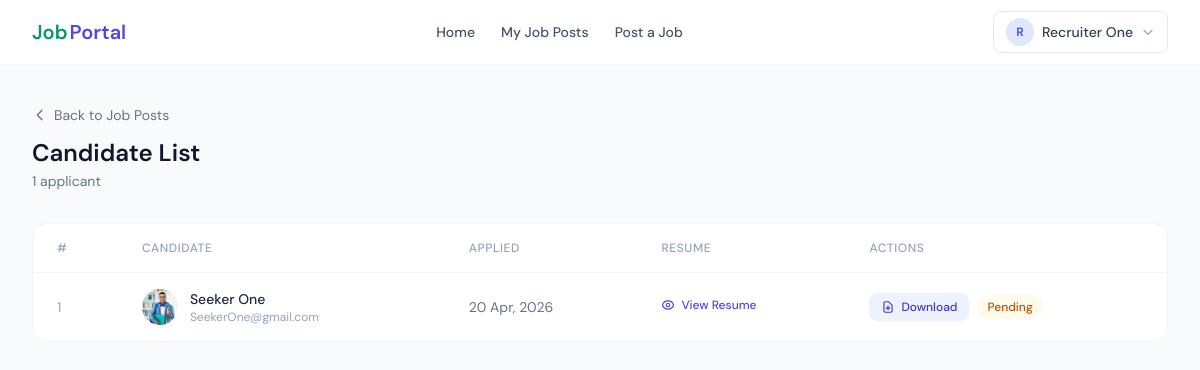
Screenshot of /candidate-list/1/ (signed in) with the database file from the repository.
### Job_Portal_App/models.py (models this page shows, shortened)
class UserInfoModel(AbstractUser):
    USER_TYPES = [
        ("Seeker", "Seeker"),
        ("Recruiter", "Recruiter"),
    ]
    display_name = models.CharField(
        max_length=255,
        null=True,
    )
    user_types = models.CharField(
        choices=USER_TYPES,
        max_length=25,
        null=True,
    )

class ApplyJobModel(models.Model):
    applied_by = models.ForeignKey(
        JobSeekerProfileModel,
        on_delete=models.CASCADE,
        related_name="my_applications",
        null=True,
    )
    applied_job = models.ForeignKey(
        JobPostModel,
        on_delete=models.CASCADE,
        related_name="applicants",
        null=True,
    )
    resume = models.FileField(upload_to="resumes/", null=True)
    applied_at = models.DateTimeField(auto_now_add=True, null=True)

class JobSeekerProfileModel(models.Model):
    seeker = models.OneToOneField(
        UserInfoModel,
        on_delete=models.CASCADE,
        related_name="seeker_profile",
        null=True,
    )
    profile_picture = models.ImageField(
        upload_to="seeker_photos/",
        null=True,
    )
    address = models.TextField(
        null=True,
    )
    phone = models.CharField(
        max_length=20,
        null=True,
    )

### Job_Portal_App/views.py (the view)
# urls.py: path("candidate-list/<str:j_id>/", candidate_list, name="candidate_list"),
@login_required
def candidate_list(request, j_id):
    job_data = get_object_or_404(JobPostModel, id=j_id)
    candidate_data = ApplyJobModel.objects.filter(applied_job=job_data)
    context = {
        "candidate_data": candidate_data,
        "title": "candidate list",
    }
    return render(request, "candidate_list.html", context)

### Job_Portal_App/templates/candidate_list.html (shortened to what this page needs)
{% extends 'master/base.html' %}
{% block blockname %}
<div class="max-w-7xl mx-auto px-4 sm:px-6 lg:px-8 py-10">
  <div class="flex items-center justify-between mb-8">
    <div>
      <a href="{% url 'job_list' %}" class="inline-flex items-center gap-1.5 text-sm text-slate-500 hover:text-slate-700 mb-3 transition-colors">
        <svg class="w-4 h-4" fill="none" stroke="currentColor" viewBox="0 0 24 24"><path stroke-linecap="round" stroke-linejoin="round" stroke-width="2" d="M15 19l-7-7 7-7"/></svg>
        Back to Job Posts
      </a>
      <h1 class="text-2xl font-semibold text-slate-900">Candidate List</h1>
      <p class="text-sm text-slate-500 mt-0.5">
        {% if candidate_data %}{{ candidate_data|length }} applicant{{ candidate_data|length|pluralize }}{% else %}No applicants yet{% endif %}
      </p>
    </div>
  </div>
  {% if candidate_data %}
    <div class="bg-white rounded-2xl border border-slate-100 overflow-hidden">
      <table class="w-full">
        <thead>
          <tr class="border-b border-slate-100">
            <th class="text-left text-xs font-medium text-slate-400 uppercase tracking-wider px-6 py-4">#</th>
            <th class="text-left text-xs font-medium text-slate-400 uppercase tracking-wider px-6 py-4">Candidate</th>
            <th class="text-left text-xs font-medium text-slate-400 uppercase tracking-wider px-6 py-4">Applied</th>
            <th class="text-left text-xs font-medium text-slate-400 uppercase tracking-wider px-6 py-4">Resume</th>
            <th class="text-left text-xs font-medium text-slate-400 uppercase tracking-wider px-6 py-4">Actions</th>
          </tr>
        </thead>
        <tbody class="divide-y divide-slate-50">
          {% for data in candidate_data %}
            <tr class="hover:bg-slate-50 transition-colors">
              <td class="px-6 py-4 text-sm text-slate-400">{{ forloop.counter }}</td>
              <td class="px-6 py-4">
                <div class="flex items-center gap-3">
                  <div class="w-9 h-9 rounded-full overflow-hidden bg-indigo-100 shrink-0 flex items-center justify-center">
                    {% if data.applied_by.profile_picture %}
                      <img src="{{ data.applied_by.profile_picture.url }}" alt="" class="w-full h-full object-cover" />
                    {% else %}
                      <span class="text-indigo-600 text-sm font-semibold">{{ data.applied_by.seeker.display_name|slice:":1"|upper }}</span>
                    {% endif %}
                  </div>
                  <div>
                    <p class="text-sm font-medium text-slate-800">{{ data.applied_by.seeker.display_name|default:data.applied_by.seeker.username }}</p>
                    <p class="text-xs text-slate-400">{{ data.applied_by.seeker.email }}</p>
                  </div>
                </div>
              </td>
              <td class="px-6 py-4 text-sm text-slate-500">{{ data.applied_at|date:"d M, Y" }}</td>
              <td class="px-6 py-4">
                {% if data.resume %}
                  <a href="{{ data.resume.url }}" target="_blank" class="inline-flex items-center gap-1.5 text-xs font-medium text-indigo-600 hover:text-indigo-700 transition-colors">
                    View Resume
                  </a>
                {% else %}
                  <span class="text-xs text-slate-400">Not uploaded</span>
                {% endif %}
              </td>
              <td class="px-6 py-4">
                <div class="flex items-center gap-2">
                  {% if data.resume %}
                    <a href="{{ data.resume.url }}" download class="inline-flex items-center gap-1.5 px-3 py-1.5 bg-indigo-50 hover:bg-indigo-100 text-indigo-700 text-xs font-medium rounded-lg transition-colors">
                      <svg class="w-3.5 h-3.5" fill="none" stroke="currentColor" viewBox="0 0 24 24"><path stroke-linecap="round" stroke-linejoin="round" stroke-width="2" d="M12 10v6m0 0l-3-3m3 3l3-3m2 8H7a2 2 0 01-2-2V5a2 2 0 012-2h5.586a1 1 0 01.707.293l5.414 5.414a1 1 0 01.293.707V19a2 2 0 01-2 2z"/></svg>
                      Download
                    </a>
                  {% endif %}
                  <span class="inline-flex items-center px-2.5 py-1 rounded-full text-xs font-medium bg-amber-50 text-amber-700">Pending</span>
                </div>
              </td>
            </tr>
          {% endfor %}
        </tbody>
      </table>
    </div>
  {% endif %}
</div>
{% endblock %}

### Job_Portal_App/templates/master/nav.html (shortened to what this page needs)
<nav class="bg-white border-b border-slate-100 sticky top-0 z-50">
  <div class="max-w-7xl mx-auto px-4 sm:px-6 lg:px-8">
    <div class="flex items-center justify-between h-16">
      <a href="{% url 'home_page' %}" class="flex items-center gap-0.5 shrink-0">
        <span class="text-xl font-semibold text-emerald-600">Job</span><span class="text-xl font-semibold text-indigo-600">Portal</span>
      </a>
      <div class="hidden md:flex items-center gap-0.5">
        <a href="{% url 'home_page' %}" class="px-3 py-2 rounded-lg text-sm font-medium transition-colors {% if request.path == '/' %}text-indigo-600 bg-indigo-50{% else %}text-slate-600 hover:text-slate-900 hover:bg-slate-50{% endif %}">Home</a>
        {% if request.user.user_types == 'Recruiter' %}
          <a href="{% url 'job_list' %}" class="px-3 py-2 rounded-lg text-sm font-medium transition-colors {% if request.path == '/job-list/' %}text-indigo-600 bg-indigo-50{% else %}text-slate-600 hover:text-slate-900 hover:bg-slate-50{% endif %}">My Job Posts</a>
          <a href="{% url 'job_post' %}" class="px-3 py-2 rounded-lg text-sm font-medium transition-colors {% if request.path == '/job-post/' %}text-indigo-600 bg-indigo-50{% else %}text-slate-600 hover:text-slate-900 hover:bg-slate-50{% endif %}">Post a Job</a>
        {% else %}
          <a href="{% url 'job_list' %}" class="px-3 py-2 rounded-lg text-sm font-medium transition-colors {% if request.path == '/job-list/' %}text-indigo-600 bg-indigo-50{% else %}text-slate-600 hover:text-slate-900 hover:bg-slate-50{% endif %}">All Jobs</a>
        {% endif %}
      </div>
      <div class="hidden md:flex items-center gap-3">
        {% if request.user.is_authenticated %}
          <div class="relative" id="profile-dd">
            <button onclick="toggleDD()" class="flex items-center gap-2 px-3 py-1.5 rounded-lg border border-slate-200 hover:bg-slate-50 transition-colors text-sm font-medium text-slate-700">
              <div class="w-7 h-7 rounded-full bg-indigo-100 flex items-center justify-center">
                <span class="text-indigo-600 text-xs font-semibold">{{ request.user.display_name|default:request.user.username|slice:":1"|upper }}</span>
              </div>
              <span class="max-w-[100px] truncate">{{ request.user.display_name|default:request.user.username }}</span>
              <svg class="w-3.5 h-3.5 text-slate-400" fill="none" stroke="currentColor" viewBox="0 0 24 24"><path stroke-linecap="round" stroke-linejoin="round" stroke-width="2" d="M19 9l-7 7-7-7"/></svg>
            </button>
          </div>
        {% else %}
          <a href="{% url 'login_page' %}" class="px-4 py-2 text-sm font-medium text-slate-700 hover:text-slate-900 transition-colors">Login</a>
          <a href="{% url 'register_page' %}" class="px-4 py-2 bg-indigo-600 hover:bg-indigo-700 text-white text-sm font-medium rounded-lg transition-colors">Register</a>
        {% endif %}
      </div>
    </div>
  </div>
</nav>

### Job_Portal_App/templates/master/base.html (style rules this page uses)
body { font-family: 'DM Sans', sans-serif; }

### rows the page displays
UserInfoModel: user.display_name "R", user.display_name "Recruiter One"
ApplyJobModel: applied_by.profile_picture (picture), applied_by.seeker.display_name "Seeker One", applied_by.seeker.email "SeekerOne@gmail.com", applied_at "20 Apr, 2026"

### other values shown
{{ candidate_data|length }} "1"
